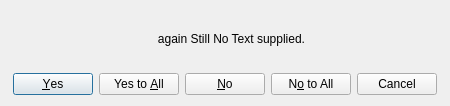
<?xml version="1.0" encoding="UTF-8"?>
<ui version="4.0">
 <class>QG_ExitDialog</class>
 <widget class="QDialog" name="QG_ExitDialog">
  <property name="geometry">
   <rect>
    <x>0</x>
    <y>0</y>
    <width>450</width>
    <height>106</height>
   </rect>
  </property>
  <property name="sizePolicy">
   <sizepolicy hsizetype="Minimum" vsizetype="Preferred">
    <horstretch>0</horstretch>
    <verstretch>0</verstretch>
   </sizepolicy>
  </property>
  <property name="minimumSize">
   <size>
    <width>450</width>
    <height>0</height>
   </size>
  </property>
  <property name="windowTitle">
   <string>QCad</string>
  </property>
  <property name="sizeGripEnabled">
   <bool>false</bool>
  </property>
  <layout class="QGridLayout">
   <property name="margin" stdset="0">
    <number>11</number>
   </property>
   <item row="0" column="1">
    <widget class="QLabel" name="lQuestion">
     <property name="sizePolicy">
      <sizepolicy hsizetype="Preferred" vsizetype="Minimum">
       <horstretch>1</horstretch>
       <verstretch>0</verstretch>
      </sizepolicy>
     </property>
     <property name="text">
      <string>again Still No Text supplied.</string>
     </property>
     <property name="alignment">
      <set>Qt::AlignCenter</set>
     </property>
     <property name="wordWrap">
      <bool>true</bool>
     </property>
    </widget>
   </item>
   <item row="0" column="0">
    <widget class="QLabel" name="l_icon">
     <property name="text">
      <string/>
     </property>
     <property name="wordWrap">
      <bool>false</bool>
     </property>
    </widget>
   </item>
   <item row="1" column="0" colspan="2">
    <widget class="QDialogButtonBox" name="buttonBox">
     <property name="standardButtons">
      <set>QDialogButtonBox::Cancel|QDialogButtonBox::No|QDialogButtonBox::NoToAll|QDialogButtonBox::Yes|QDialogButtonBox::YesToAll</set>
     </property>
     <property name="centerButtons">
      <bool>true</bool>
     </property>
    </widget>
   </item>
  </layout>
 </widget>
 <layoutdefault spacing="6" margin="11"/>
 <resources/>
 <connections>
  <connection>
   <sender>buttonBox</sender>
   <signal>clicked(QAbstractButton*)</signal>
   <receiver>QG_ExitDialog</receiver>
   <slot>clicked(QAbstractButton*)</slot>
   <hints>
    <hint type="sourcelabel">
     <x>224</x>
     <y>83</y>
    </hint>
    <hint type="destinationlabel">
     <x>224</x>
     <y>52</y>
    </hint>
   </hints>
  </connection>
 </connections>
 <slots>
  <slot>clicked(QAbstractButton*)</slot>
 </slots>
</ui>
